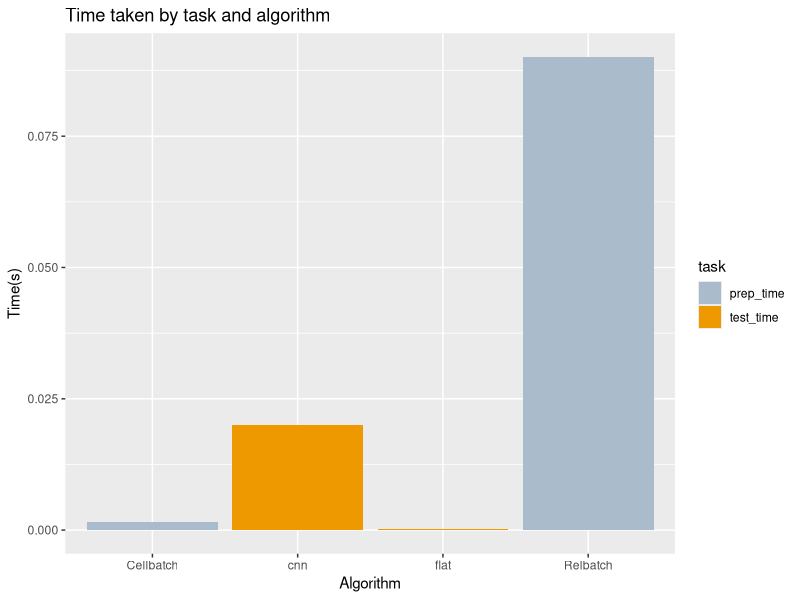

Generate this figure with R:
## ---- chunk 1
knitr::opts_chunk$set(echo = TRUE)
## ---- chunk 2
library(ggplot2)
library(dplyr)
library(tidyr)

alg_name <- c('Cellbatch', 'Relbatch', 'cnn', 'flat')
prep_time <- c(0.0015, 0.09, 0, 0)
test_time <- c(0.00005, 0.0001, 0.02, 0.0002)
cifar_times <- data.frame(alg_name, prep_time, test_time)

cifar_tall <- cifar_times %>%
    gather(task, val, -alg_name)

cifar_tall %>% 
    group_by(alg_name) %>%
    ggplot(aes(x = alg_name, y = val, fill = task)) +
    geom_bar(stat = 'identity', position = 'stack') +
    ggtitle('Time taken by task and algorithm') + 
    xlab('Algorithm') +
    ylab('Time(s)') +
    scale_fill_manual(values=c("#aabbcc", "#ee9900"))
